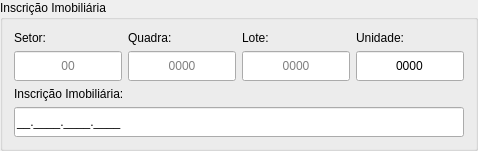
              <widget class="QGroupBox" name="groupBoxInscricao">
               <property name="maximumSize">
                <size>
                 <width>16777215</width>
                 <height>200</height>
                </size>
               </property>
               <property name="title">
                <string>Inscrição Imobiliária</string>
               </property>
               <layout class="QGridLayout" name="groupBoxInscricaoLayout">
                <item row="0" column="0">
                 <layout class="QGridLayout" name="gridLayoutInscricao">
                  <item row="0" column="1">
                   <layout class="QVBoxLayout" name="verticalLayoutQuadra">
                    <item>
                     <widget class="QLabel" name="labelQuadra">
                      <property name="sizePolicy">
                       <sizepolicy hsizetype="Preferred" vsizetype="Fixed">
                        <horstretch>0</horstretch>
                        <verstretch>0</verstretch>
                       </sizepolicy>
                      </property>
                      <property name="text">
                       <string>Quadra:</string>
                      </property>
                     </widget>
                    </item>
                    <item>
                     <widget class="QLineEdit" name="lineEditQuadra">
                      <property name="sizePolicy">
                       <sizepolicy hsizetype="Expanding" vsizetype="Minimum">
                        <horstretch>0</horstretch>
                        <verstretch>0</verstretch>
                       </sizepolicy>
                      </property>
                      <property name="minimumSize">
                       <size>
                        <width>0</width>
                        <height>30</height>
                       </size>
                      </property>
                      <property name="alignment">
                       <set>Qt::AlignCenter</set>
                      </property>
                      <property name="placeholderText">
                       <string>0000</string>
                      </property>
                     </widget>
                    </item>
                   </layout>
                  </item>
                  <item row="0" column="3">
                   <layout class="QVBoxLayout" name="verticalLayoutUnidade">
                    <item>
                     <widget class="QLabel" name="labelUnidade">
                      <property name="sizePolicy">
                       <sizepolicy hsizetype="Preferred" vsizetype="Fixed">
                        <horstretch>0</horstretch>
                        <verstretch>0</verstretch>
                       </sizepolicy>
                      </property>
                      <property name="text">
                       <string>Unidade:</string>
                      </property>
                     </widget>
                    </item>
                    <item>
                     <widget class="QLineEdit" name="lineEditUnidade">
                      <property name="sizePolicy">
                       <sizepolicy hsizetype="Expanding" vsizetype="Minimum">
                        <horstretch>0</horstretch>
                        <verstretch>0</verstretch>
                       </sizepolicy>
                      </property>
                      <property name="minimumSize">
                       <size>
                        <width>0</width>
                        <height>30</height>
                       </size>
                      </property>
                      <property name="text">
                       <string>0000</string>
                      </property>
                      <property name="alignment">
                       <set>Qt::AlignCenter</set>
                      </property>
                      <property name="placeholderText">
                       <string>0000</string>
                      </property>
                     </widget>
                    </item>
                   </layout>
                  </item>
                  <item row="0" column="0">
                   <layout class="QVBoxLayout" name="verticalLayoutSetor">
                    <item>
                     <widget class="QLabel" name="labelSetor">
                      <property name="sizePolicy">
                       <sizepolicy hsizetype="Preferred" vsizetype="Fixed">
                        <horstretch>0</horstretch>
                        <verstretch>0</verstretch>
                       </sizepolicy>
                      </property>
                      <property name="text">
                       <string>Setor:</string>
                      </property>
                     </widget>
                    </item>
                    <item>
                     <widget class="QLineEdit" name="lineEditSetor">
                      <property name="sizePolicy">
                       <sizepolicy hsizetype="Expanding" vsizetype="Minimum">
                        <horstretch>0</horstretch>
                        <verstretch>0</verstretch>
                       </sizepolicy>
                      </property>
                      <property name="minimumSize">
                       <size>
                        <width>0</width>
                        <height>30</height>
                       </size>
                      </property>
                      <property name="text">
                       <string/>
                      </property>
                      <property name="frame">
                       <bool>true</bool>
                      </property>
                      <property name="echoMode">
                       <enum>QLineEdit::Normal</enum>
                      </property>
                      <property name="alignment">
                       <set>Qt::AlignCenter</set>
                      </property>
                      <property name="dragEnabled">
                       <bool>false</bool>
                      </property>
                      <property name="readOnly">
                       <bool>false</bool>
                      </property>
                      <property name="placeholderText">
                       <string>00</string>
                      </property>
                     </widget>
                    </item>
                   </layout>
                  </item>
                  <item row="0" column="2">
                   <layout class="QVBoxLayout" name="verticalLayoutLote">
                    <item>
                     <widget class="QLabel" name="labelLote">
                      <property name="sizePolicy">
                       <sizepolicy hsizetype="Preferred" vsizetype="Fixed">
                        <horstretch>0</horstretch>
                        <verstretch>0</verstretch>
                       </sizepolicy>
                      </property>
                      <property name="text">
                       <string>Lote:</string>
                      </property>
                     </widget>
                    </item>
                    <item>
                     <widget class="QLineEdit" name="lineEditLote">
                      <property name="sizePolicy">
                       <sizepolicy hsizetype="Expanding" vsizetype="Minimum">
                        <horstretch>0</horstretch>
                        <verstretch>0</verstretch>
                       </sizepolicy>
                      </property>
                      <property name="minimumSize">
                       <size>
                        <width>0</width>
                        <height>30</height>
                       </size>
                      </property>
                      <property name="alignment">
                       <set>Qt::AlignCenter</set>
                      </property>
                      <property name="placeholderText">
                       <string>0000</string>
                      </property>
                     </widget>
                    </item>
                   </layout>
                  </item>
                  <item row="1" column="0" colspan="4">
                   <layout class="QVBoxLayout" name="verticalLayoutInscricao">
                    <item>
                     <widget class="QLabel" name="labelInscricao">
                      <property name="sizePolicy">
                       <sizepolicy hsizetype="Preferred" vsizetype="Fixed">
                        <horstretch>0</horstretch>
                        <verstretch>0</verstretch>
                       </sizepolicy>
                      </property>
                      <property name="text">
                       <string>Inscrição Imobiliária:</string>
                      </property>
                     </widget>
                    </item>
                    <item>
                     <widget class="QLineEdit" name="lineEditInscricao">
                      <property name="sizePolicy">
                       <sizepolicy hsizetype="Expanding" vsizetype="Minimum">
                        <horstretch>0</horstretch>
                        <verstretch>0</verstretch>
                       </sizepolicy>
                      </property>
                      <property name="minimumSize">
                       <size>
                        <width>0</width>
                        <height>30</height>
                       </size>
                      </property>
                      <property name="inputMask">
                       <string>00.0000.0000.0000;_</string>
                      </property>
                      <property name="alignment">
                       <set>Qt::AlignLeading|Qt::AlignLeft|Qt::AlignVCenter</set>
                      </property>
                      <property name="placeholderText">
                       <string/>
                      </property>
                     </widget>
                    </item>
                   </layout>
                  </item>
                 </layout>
                </item>
               </layout>
              </widget>
